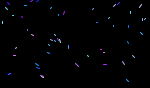
Frame 1 (no input)
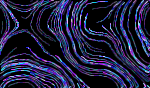
Frame 60 (the mouse pressed at the canvas centre just before this capture)
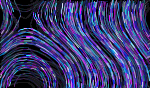
Frame 120 (the mouse held since frame 60 and released just before this capture)

The Processing sketch that drew these frames (run headless with seeded random() and noise(); from frame 60 on, the mouse is pressed at the canvas centre):

// Processing sketch: noisefield
// ── noisefield.pde
/* OpenProcessing Tweak of *@*http://www.openprocessing.org/sketch/3897*@* */
/* !do not delete the line above, required for linking your tweak if you upload again */
int NUM_PARTICLES = 50;
ParticleSystem p;
void setup()
{
  smooth();
  size(150,88);
  background(0);
  p = new ParticleSystem();
}

void draw()
{
  println(frameCount);
  noStroke();
  fill(0,5);
  rect(0,0,width,height);
  p.update();
  p.render();
}
// ── Particle.pde
class Particle
{
  PVector position, velocity;

  Particle()
  {
    position = new PVector(random(width),random(height));
    velocity = new PVector(); 
  }
  
  void update()
  {
    velocity.x = 20*(noise(mouseX/10+position.y/100)-0.5);
    velocity.y = 20*(noise(mouseY/10+position.x/100)-0.5);
    position.add(velocity);
    
    if(position.x<0)position.x+=width;
    if(position.x>width)position.x-=width;
    if(position.y<0)position.y+=height;
    if(position.y>height)position.y-=height;
  }

  void render()
  {
    color blended = blendColor(color(0,0,255), color(random(255),random(255),random(255)), ADD);
    stroke(blended);
    line(position.x,position.y,position.x-velocity.x,position.y-velocity.y);
  }
}
// ── ParticleSystem.pde
class ParticleSystem
{
  Particle[] particles;
  
  ParticleSystem()
  {
    particles = new Particle[NUM_PARTICLES];
    for(int i = 0; i < NUM_PARTICLES; i++)
    {
      particles[i]= new Particle();
    }
  }
  
  void update()
  {
    for(int i = 0; i < NUM_PARTICLES; i++)
    {
      particles[i].update();
    }
  }
  
  void render()
  {
    for(int i = 0; i < NUM_PARTICLES; i++)
    {
      particles[i].render();
    }
  }
}
